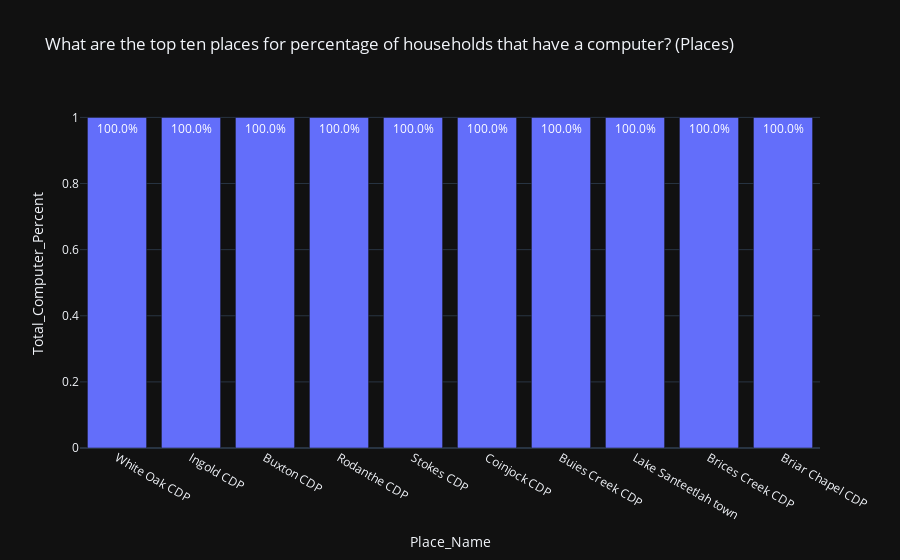

This figure's notebook cell:
### Markdown cell above
### Show the bar graph

### Code cell
fig = px.bar(top_computer_percent,
             x="Place_Name",
             y="Total_Computer_Percent",
             template="plotly_dark",
             title="What are the top ten places for percentage of households that have a computer? (Places)",
             text='Total_Computer_Percent'
             )
fig.update_traces(textposition="auto", texttemplate="%{text:.1%}")
fig.show()

### Figure 1 — Plotly figure (JSON) as saved in the notebook; plotly's stock layout.template omitted (floating-point values rounded to 4 significant figures)
{"data": [{"alignmentgroup": "True", "hovertemplate": "Place_Name=%{x}<br>Total_Computer_Percent=%{text}<extra></extra>", "legendgroup": "", "marker": {"color": "#636efa", "pattern": {"shape": ""}}, "name": "", "offsetgroup": "", "orientation": "v", "showlegend": false, "text": [1.0, 1.0, 1.0, 1.0, 1.0, 1.0, 1.0, 1.0, 1.0, 1.0], "textposition": "auto", "x": ["White Oak CDP", "Ingold CDP", "Buxton CDP", "Rodanthe CDP", "Stokes CDP", "Coinjock CDP", "Buies Creek CDP", "Lake Santeetlah town", "Brices Creek CDP", "Briar Chapel CDP"], "xaxis": "x", "y": [1.0, 1.0, 1.0, 1.0, 1.0, 1.0, 1.0, 1.0, 1.0, 1.0], "yaxis": "y", "type": "bar", "texttemplate": "%{text:.1%}"}], "layout": {"xaxis": {"anchor": "y", "domain": [0.0, 1.0], "title": {"text": "Place_Name"}}, "yaxis": {"anchor": "x", "domain": [0.0, 1.0], "title": {"text": "Total_Computer_Percent"}}, "legend": {"tracegroupgap": 0}, "title": {"text": "What are the top ten places for percentage of households that have a computer? (Places)"}, "barmode": "relative"}}
